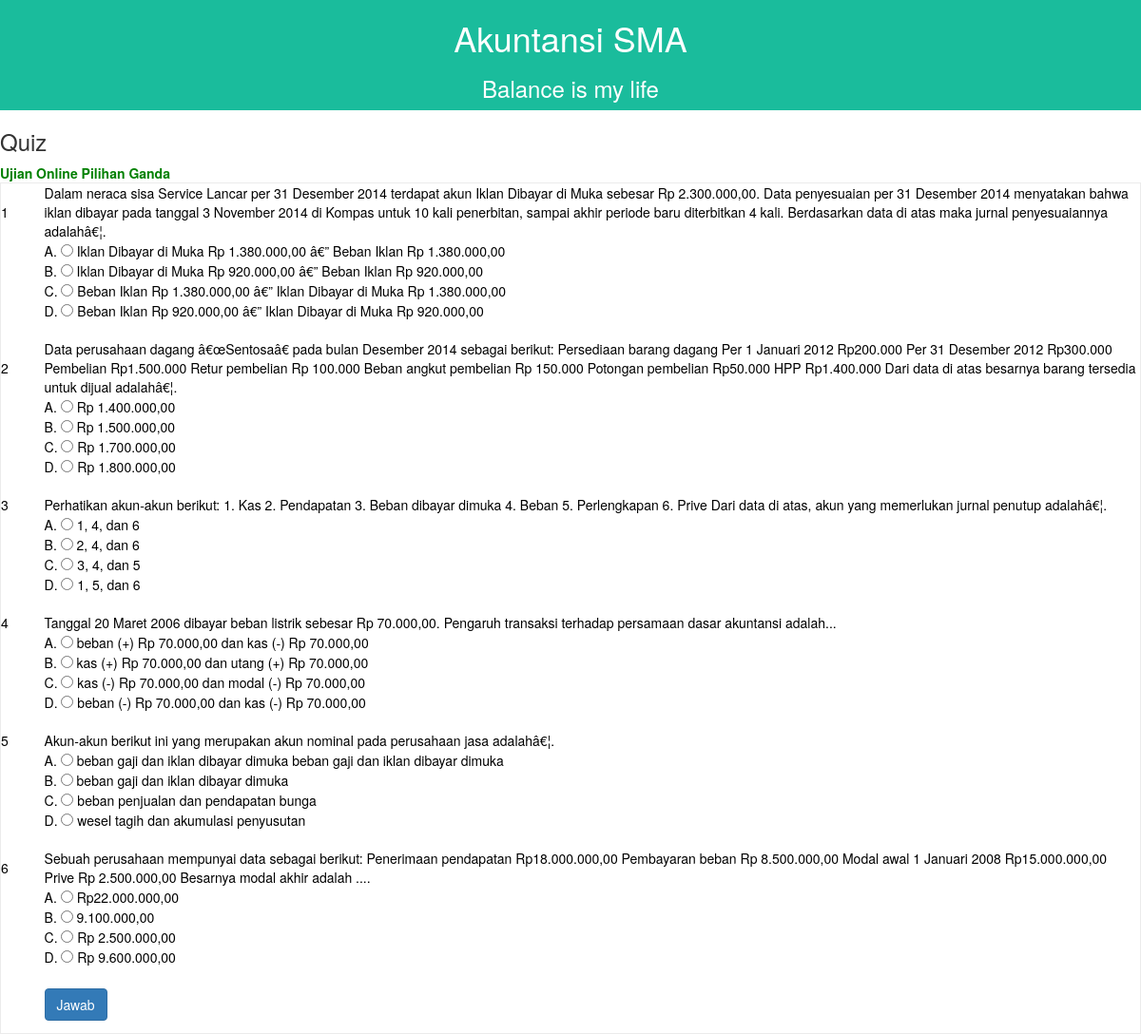
The app's page /soal.php with its own data.
### tables this page shows
CREATE TABLE `tbl_soal` (
  `id_soal` int(5) NOT NULL,
  `soal` text NOT NULL,
  `a` text NOT NULL,
  `b` text NOT NULL,
  `c` text NOT NULL,
  `d` text NOT NULL,
  `knc_jawaban` varchar(30) NOT NULL,
  `tanggal` date NOT NULL,
  `aktif` enum('Y','N') NOT NULL DEFAULT 'Y'
);

### soal.php (the view, shortened to what this page needs)
<!DOCTYPE html>
<html lang="en">
<head>
  <link rel="stylesheet" type="text/css" href="style.css">
  <link rel="stylesheet" href="https://maxcdn.bootstrapcdn.com/bootstrap/3.3.7/css/bootstrap.min.css">
 <link rel="stylesheet" type="text/css" href="css/bootstrap.css">
</head>
<body>
<div class="container-fluid bg-1 text-center">
<h1>Akuntansi SMA</h1>
<h3>Balance is my life</h3>
</div>
</body>
<?php
include "koneksi.php";
mysqli_select_db($koneksi, "akuntansi");
	echo "<h3>Quiz</h3>
	<b>Ujian Online Pilihan Ganda</b>";
echo "<div style='width:100%; border: 1px solid #EBEBEB;'>";
 echo '<table width="100%" border="0">';
		$hasil=mysqli_query($koneksi, "select * from tbl_soal WHERE aktif='Y'");
		$urut=0;
		while($row =mysqli_fetch_array($hasil))
		{
			$id=$row["id_soal"];
			$pertanyaan=$row["soal"];
			$pilihan_a=$row["a"];
			$pilihan_b=$row["b"];
			$pilihan_c=$row["c"];
			$pilihan_d=$row["d"];
			?>
			<form name="form1" method="post" action="jawab.php">
			<tr>
			  	<td width="17"><font color="#000000"><?php echo $urut=$urut+1; ?></font></td>
			  	<td width="430"><font color="#000000"><?php echo "$pertanyaan"; ?></font></td>
			</tr>
			<tr>
			  	<td height="21"><font color="#000000">&nbsp;</font></td>
		  	  <td><font color="#000000">
	  	     A.  <input name="pilihan[<?php echo $id; ?>]" type="radio" value="A">
	  	      <?php echo "$pilihan_a";?></font> </td>
			</tr>
			<tr>
			  	<td><font color="#000000">&nbsp;</font></td>
		  	  <td><font color="#000000">
	  	     B. <input name="pilihan[<?php echo $id; ?>]" type="radio" value="B">
	  	      <?php echo "$pilihan_b";?></font> </td>
			</tr>
			<tr>
			  	<td><font color="#000000">&nbsp;</font></td>
		  	  <td><font color="#000000">
	  	    C.  <input name="pilihan[<?php echo $id; ?>]" type="radio" value="C">
	  	      <?php echo "$pilihan_c";?></font> </td>
			</tr>
			<tr>
				<td><font color="#000000">&nbsp;</font></td>
		  	  <td><font color="#000000">
	  	    D.   <input name="pilihan[<?php echo $id; ?>]" type="radio" value="D">
	  	      <?php echo "$pilihan_d";?> <br><br></font> </td>
            </tr>
		<?php
		}
		?>
        	<tr>
				<td><br><br></td>
			  	<td><button type="submit" name="jawab" class="btn btn-primary" onclick="return confirm('Apakah Anda yakin dengan jawaban Anda?')">Jawab</button></td>
            </tr>
			</table>
</div>

### style.css (style rules this page uses)
b { color:green; }

### soal.php (style rules this page uses)
.bg-1 { background-color: #1abc9c; color: #ffffff; }

### records on screen
tbl_soal: soal "Dalam neraca sisa Service Lancar per 31 Desember 2014 terdapat akun Iklan Dibayar di Muka sebesar Rp 2.300.000,00. Data penyesuaian per 31 Desember 2014 menyatakan bahwa iklan dibayar pada tanggal 3 November 2014 di Kompas untuk 10 kali penerbitan, sampai akhir periode baru diterbitkan 4 kali. Berdasarkan data di atas maka jurnal penyesuaiannya adalahâ€¦.", a "Iklan Dibayar di Muka Rp 1.380.000,00 â€” Beban Iklan Rp 1.380.000,00", b "Iklan Dibayar di Muka Rp 920.000,00 â€” Beban Iklan Rp 920.000,00", c "Beban Iklan Rp 1.380.000,00 â€” Iklan Dibayar di Muka Rp 1.380.000,00", d "Beban Iklan Rp 920.000,00 â€” Iklan Dibayar di Muka Rp 920.000,00"
tbl_soal: urut "2", soal "Data perusahaan dagang â€œSentosaâ€ pada bulan Desember 2014 sebagai berikut: Persediaan barang dagang Per 1 Januari 2012 Rp200.000 Per 31 Desember 2012 Rp300.000 Pembelian Rp1.500.000 Retur pembelian Rp 100.000 Beban angkut pembelian Rp 150.000 Potongan pembelian Rp50.000 HPP Rp1.400.000 Dari data di atas besarnya barang tersedia untuk dijual adalahâ€¦.", a "Rp 1.400.000,00", b "Rp 1.500.000,00", c "Rp 1.700.000,00", d "Rp 1.800.000,00"
tbl_soal: urut "3", soal "Perhatikan akun-akun berikut: 1. Kas 2. Pendapatan 3. Beban dibayar dimuka 4. Beban 5. Perlengkapan 6. Prive Dari data di atas, akun yang memerlukan jurnal penutup adalahâ€¦.", a "1, 4, dan 6", b "2, 4, dan 6", c "3, 4, dan 5", d "1, 5, dan 6"
tbl_soal: urut "4", soal "Tanggal 20 Maret 2006 dibayar beban listrik sebesar Rp 70.000,00. Pengaruh transaksi terhadap persamaan dasar akuntansi adalah...", a "beban (+) Rp 70.000,00 dan kas (-) Rp 70.000,00", b "kas (+) Rp 70.000,00 dan utang (+) Rp 70.000,00", c "kas (-) Rp 70.000,00 dan modal (-) Rp 70.000,00", d "beban (-) Rp 70.000,00 dan kas (-) Rp 70.000,00"
tbl_soal: urut "5", soal "Akun-akun berikut ini yang merupakan akun nominal pada perusahaan jasa adalahâ€¦.", a "beban gaji dan iklan dibayar dimuka beban gaji dan iklan dibayar dimuka", b "beban gaji dan iklan dibayar dimuka", c "beban penjualan dan pendapatan bunga", d "wesel tagih dan akumulasi penyusutan"
tbl_soal: urut "6", soal "Sebuah perusahaan mempunyai data sebagai berikut: Penerimaan pendapatan Rp18.000.000,00 Pembayaran beban Rp 8.500.000,00 Modal awal 1 Januari 2008 Rp15.000.000,00 Prive Rp 2.500.000,00 Besarnya modal akhir adalah ....", a "Rp22.000.000,00", b "9.100.000,00", c "Rp 2.500.000,00", d "Rp 9.600.000,00"
